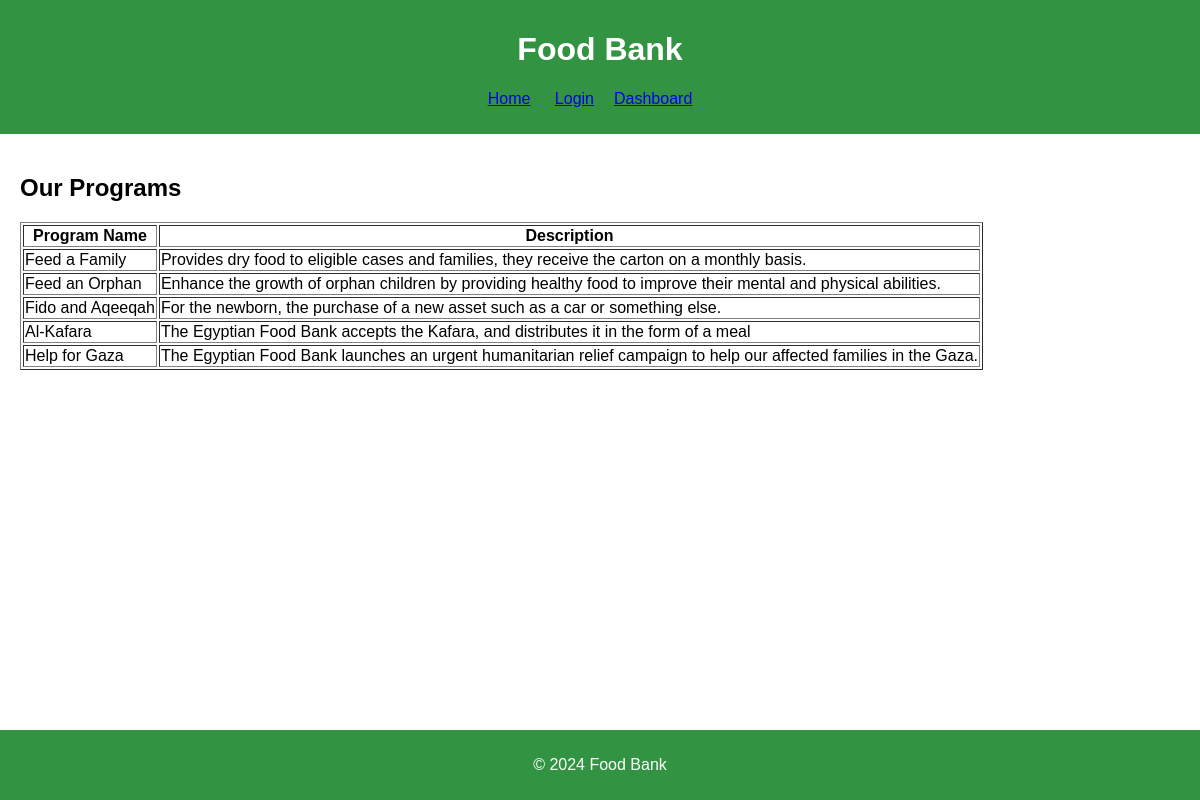
Screenshot of /Phase1/code/home.php with the database file from the repository.
### tables this page shows
CREATE TABLE `program` (
  `id` int(10) UNSIGNED NOT NULL,
  `program_name` varchar(128) DEFAULT NULL,
  `description` varchar(1024) NOT NULL,
  `programid` varchar(222) DEFAULT NULL
);

### Phase1/code/Program.php (called while the page is built, shortened)
<?php
require_once "pdo.php";
$table = "program";
class Program implements imodifiable {
    public static function view_all(){
        global $pdo, $table;
        $stmt = $pdo->query("SELECT * FROM {$table}");
        return $stmt;
    }
}
?>

### Phase1/code/home.php (the view, shortened to what this page needs)
<?php
include "pdo.php";
include "Program.php";
?>
<html lang="en"><head>
    <link rel="stylesheet" href="index.css">
</head>
<body>
    <header>
        <h1>Food Bank</h1>
        <nav>
            <ul>
                <li><a href="home.php">Home</a></li>
                <?php
                if (isset($_SESSION['username'])) {
                    echo('<li><a href="myacc.php">My Account</a></li>');
                    echo('<li><a href="logout.php">Logout</a></li>');
                }
                else {
                    echo('<li><a href="login.php">Login</a></li>');
                    echo('<li><a href="dashboard.php">Dashboard</a></li>');
                }
                ?>
            </ul>
        </nav>
    </header>
    <main>
        <h2>Our Programs</h2>
        <?php
        echo('<table border="1">
            <thead><tr>
            <th>Program Name</th>
            <th>Description</th>');
        echo('</tr></thead>');
        $stmt = Program::view_all();
        while ( $row = $stmt->fetch(PDO::FETCH_ASSOC) ) {
            echo "<tr><td>";
            echo(htmlentities($row['program_name']));
            echo("</td><td>");
            echo(htmlentities($row['description']).'</td>');
            echo("</td></tr>\n");
        }
        ?>
        </table>
    </main>
    <footer>
        <p>© 2024 Food Bank</p>
    </footer>
</body>
</html>

### Phase1/code/index.css (style rules this page uses)
body { font-family: 'Arial', sans-serif; margin: 0; padding: 0; }
header { background-color: #329443; color: #fff; padding: 10px; text-align: center; }
nav ul { list-style-type: none; padding: 0; }
nav li { display: inline; margin-right: 20px; }
main { padding: 20px; }
footer { background-color: #329443; color: #fff; text-align: center; padding: 10px; position: fixed; bottom: 0; width: 100%; }
* { box-sizing: border-box; }

### rows the page displays
program: program_name "Feed a Family", description "Provides dry food to eligible cases and families, they receive the carton on a monthly basis."
program: program_name "Feed an Orphan", description "Enhance the growth of orphan children by providing healthy food to improve their mental and physical abilities."
program: program_name "Fido and Aqeeqah", description "For the newborn, the purchase of a new asset such as a car or something else."
program: program_name "Al-Kafara", description "The Egyptian Food Bank accepts the Kafara, and distributes it in the form of a meal"
program: program_name "Help for Gaza", description "The Egyptian Food Bank launches an urgent humanitarian relief campaign to help our affected families in the Gaza."
